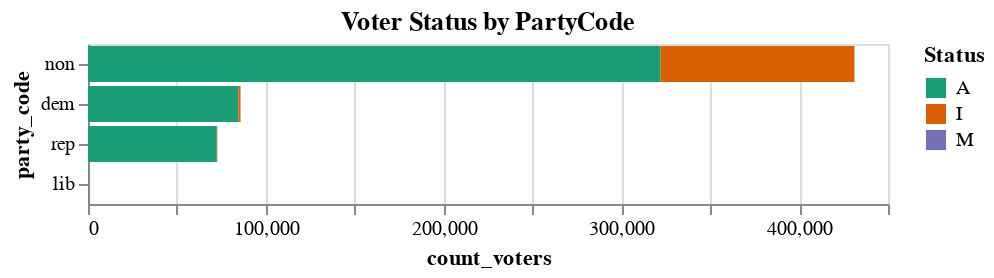

Write notebook code for a chart like this one.
### Code cell
# What is the voter status by PartyCode?
# Chart:
#
alt.Chart(result_df).mark_bar().encode(
    x=alt.X('count_voters', ),
    y=alt.Y('party_code', sort='-x'),
    tooltip=['party_code', 'count_voters', 'Status'],
    color=alt.Color(
        'Status',
        scale=alt.Scale(
            # https://vega.github.io/vega/docs/schemes/
            scheme='dark2'
        )
    )
).properties(
    title='Voter Status by PartyCode'
).configure_title(
    # fontSize=20,
    anchor='middle',
)

### Figure 1 — Vega-Lite specification as saved in the notebook (floating-point values rounded to 4 significant figures)
{"config": {"view": {"continuousWidth": 400, "continuousHeight": 300}, "title": {"anchor": "middle"}}, "data": {"name": "data-53907690192a3ea162c33ce9c4c13434"}, "mark": "bar", "encoding": {"color": {"field": "Status", "scale": {"scheme": "dark2"}, "type": "nominal"}, "tooltip": [{"field": "party_code", "type": "nominal"}, {"field": "count_voters", "type": "quantitative"}, {"field": "Status", "type": "nominal"}], "x": {"field": "count_voters", "type": "quantitative"}, "y": {"field": "party_code", "sort": "-x", "type": "nominal"}}, "title": "Voter Status by PartyCode", "$schema": "https://vega.github.io/schema/vega-lite/v4.17.0.json", "datasets": {"data-53907690192a3ea162c33ce9c4c13434": [{"party_code": "non", "Status": "I", "count_voters": 109132}, {"party_code": "non", "Status": "A", "count_voters": 321940}, {"party_code": "dem", "Status": "A", "count_voters": 84595}, {"party_code": "rep", "Status": "A", "count_voters": 72456}, {"party_code": "rep", "Status": "I", "count_voters": 294}, {"party_code": "dem", "Status": "I", "count_voters": 1210}, {"party_code": "lib", "Status": "A", "count_voters": 98}, {"party_code": "dem", "Status": "M", "count_voters": 8}, {"party_code": "non", "Status": "M", "count_voters": 85}, {"party_code": "rep", "Status": "M", "count_voters": 5}, {"party_code": "lib", "Status": "I", "count_voters": 2}]}}
